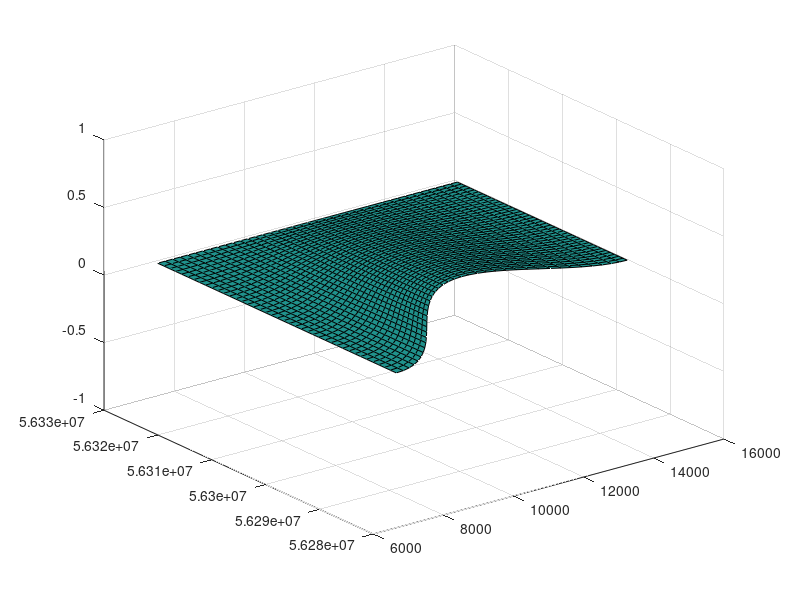

This chart was generated by the following MATLAB code:
% Question 2, MATH-228b HW 1
clear all

xi = linspace(0, 1, 41);
eta = linspace(0, 1, 41);
T = 0.5;

[XI, ETA] = meshgrid(xi, eta);

a1 = 2*XI^3 - 3*XI^2+1;
a2 = 3*XI^2 -2*XI^3;
a3 = XI^3 - 2*XI^2 + 1;
a4 = XI^3 - XI^2;

b1 = 2*ETA^3 - 3*ETA^2+1;
b2 = 3*ETA^2 -2*ETA^3;
b3 = ETA^3 - 2*ETA^2 + 1;
b4 = ETA^3 - ETA^2;

% conformal map without the boolean sum terms
x = (a1*0) + (a2*1) + (a3*T*1) + (a4*T*1);              % fixed eta
x = x + (b1*XI) + (b2*XI) + (b3*0) + (b4*0);            % fixed xi
x = x - (a1*b1*0) - (a1*b2*0) - (a2*b1*1) - (a2*b2*1);  % subtract corners

x = x - (a1*b3*0*0) - (a1*b4*0*0) - (a2*b3*1*0) - (a2*b4*1*0); % subtract mixed
x = x - (b1*a3*0*T) - (b1*a4*1*T) - (b2*a3*0*T) - (b2*a4*1*T); % subtract mixed

y = (a1*ETA) + (a2*1.4*ETA) + (a3*0) + (a4*0);                            % fixed eta
y = y + (b1*(1 - cos(2*pi*XI))/5) + (b2*(1 + (1 - cos(pi*XI))/5)) + (b3*T) + (b4*T); % fixed xi
y = y - (a1*b1*0) - (a1*b2*1) - (a2*b1*0) - (a2*b2*1.4);

y = y - (a1*b3*0*T) - (a1*b4*1*T) - (a2*b3*0*T) - (a2*b4*1.4*ETA*T);
y = y - (b1*a3*0*0) - (b1*a4*0*0) - (b2*a3*1*0) - (b2*a4*1.4*ETA*0);



surf(x, y, zeros.*x)
